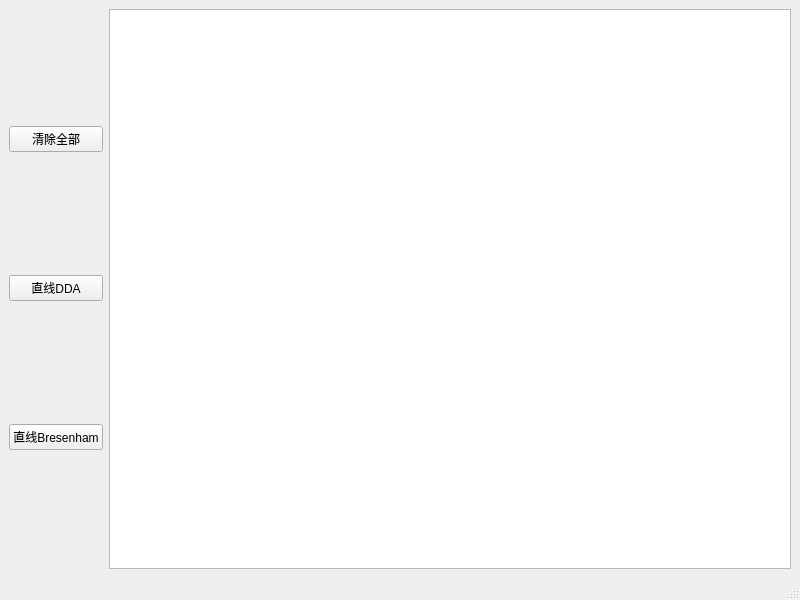
<?xml version="1.0" encoding="UTF-8"?>
<ui version="4.0">
 <class>MainWindow</class>
 <widget class="QMainWindow" name="MainWindow">
  <property name="geometry">
   <rect>
    <x>0</x>
    <y>0</y>
    <width>800</width>
    <height>600</height>
   </rect>
  </property>
  <property name="windowTitle">
   <string>计算机图形学-CQU</string>
  </property>
  <widget class="QWidget" name="centralwidget">
   <layout class="QHBoxLayout" name="horizontalLayout">
    <item>
     <layout class="QVBoxLayout" name="verticalLayout">
      <item>
       <widget class="QPushButton" name="clean">
        <property name="text">
         <string>清除全部</string>
        </property>
       </widget>
      </item>
      <item>
       <widget class="QPushButton" name="dda">
        <property name="text">
         <string>直线DDA</string>
        </property>
       </widget>
      </item>
      <item>
       <widget class="QPushButton" name="bres">
        <property name="text">
         <string>直线Bresenham</string>
        </property>
       </widget>
      </item>
     </layout>
    </item>
    <item>
     <widget class="QGraphicsView" name="graphicsView"/>
    </item>
   </layout>
  </widget>
  <widget class="QStatusBar" name="statusbar"/>
 </widget>
 <resources/>
 <connections/>
</ui>
